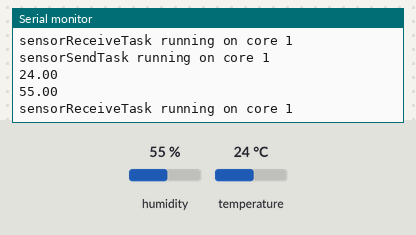
Recording of a sketch running on a simulated ESP32. On the bench: the last lines printed to the serial monitor. The test bench sets the inputs (shaded band); at power-on: humidity 55 %, temperature 24 °C.

Above: at 1.9 s.
2.0 s: humidity set to 22 %
At 3.0 s:
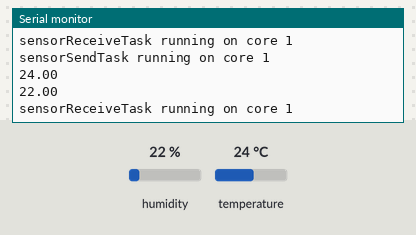
3.5 s: temperature set to 12 °C
At 4.8 s:
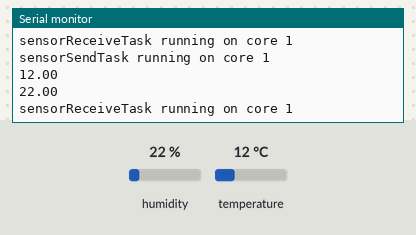
5.0 s: humidity set to 40 %
At 6.0 s:
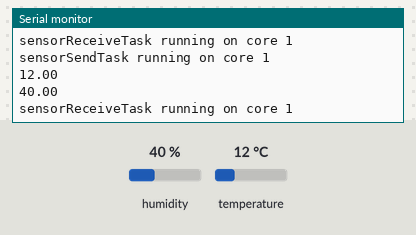
Timing chart, 0 to 8.0 s (numbered marks = the images above; inputs shaded):
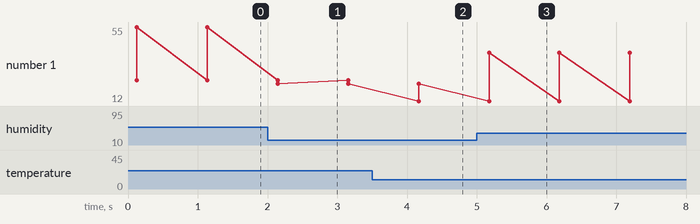

The sketch:

ESP32_Queue_TwoCores_sensorTask.ino
```cpp
// ESP32_Queue_TwoCores_sensorTask
// Library : https://github.com/beegee-tokyo/DHTesp

#include "DHTesp.h"

DHTesp dht;

int dhtPin = 4;     // Digital pin connected to the DHT22 sensor
int nbSensorValues = 2; // Type of values from sensors (temperature, humidity, etc.)

bool initDHT() {
  // Initialize temperature and humidity sensor DHT22
  dht.setup(dhtPin, DHTesp::DHT22);
  Serial.println("DHT initiated");
}

QueueHandle_t queue;
int queueSize = 100;

TaskHandle_t SendTask, ReceiveTask;

static int taskCore = 0; // Core 0 or 1 for sensorSendTask

void sensorSendTask( void * pvParameters ) {
  String taskMessage = "sensorSendTask running on core ";
  taskMessage = taskMessage + xPortGetCoreID();
  float t, h ;

  for (;;) {
    Serial.println(taskMessage);

    TempAndHumidity newValues = dht.getTempAndHumidity();

    // Check if any reads failed and exit early (to try again).
    if (dht.getStatus() != 0) {
      Serial.println("DHT22 error status: " + String(dht.getStatusString()));
    }
    t = newValues.temperature;
    h = newValues.humidity;

    float test[nbSensorValues] = {t, h};
    for ( int i = 0; i < nbSensorValues; i++ )
    {
      xQueueSend(queue, &test[i], portMAX_DELAY);
    }

    delay(1000);
  }
  vTaskDelete(NULL);
}

void sensorReceiveTask( void * pvParameters ) {
  String taskMessage = "sensorReceiveTask running on core ";
  taskMessage = taskMessage + xPortGetCoreID();
  float test[nbSensorValues];

  for (;;) {
    Serial.println(taskMessage);

    for (int i = 0; i < nbSensorValues; i++ ) {
      xQueueReceive(queue, &test[i], portMAX_DELAY);
      Serial.println(test[i]);
    }
  }
  vTaskDelete(NULL);
}

void setup() {
  Serial.begin(9600);
  initDHT();

  queue = xQueueCreate( queueSize, sizeof( int ) );

  if (queue == NULL) {
    Serial.println("Error creating the queue");
  }
  Serial.print("Starting to create sensorSendTask on core ");
  Serial.println(taskCore);

  xTaskCreatePinnedToCore(
    sensorSendTask,       // Function to implement the task
    "sensorSendTask",     // Name of the task
    10000,                // Stack size in words
    NULL,                 // Task input parameter
    1,                    // Priority of the task
    &SendTask,            // Task handle
    taskCore);            // Core where the task should run
  Serial.println("SendTask created...");

  xTaskCreatePinnedToCore(
    sensorReceiveTask,    // Function to implement the task
    "sensorReceiveTask",  // Name of the task
    10000,                // Stack size in words
    NULL,                 // Task input parameter
    1,                    // Priority of the task
    &ReceiveTask,         // Task handle
    1);                   // Core where the task should run
  Serial.println("ReceiveTask created...");
}

void loop() {}
```

Measured:
- after the input at 2.0 s, the serial monitor: prints a new line after 0.14 s (image 1)
- after the input at 3.5 s, the serial monitor: prints a new line after 0.67 s (image 2)
- after the input at 5.0 s, the serial monitor: prints a new line after 0.18 s (image 3)
- plotted number 1: 55 → 22 after the input at 2.0 s, 22 → 40 after the input at 5.0 s
